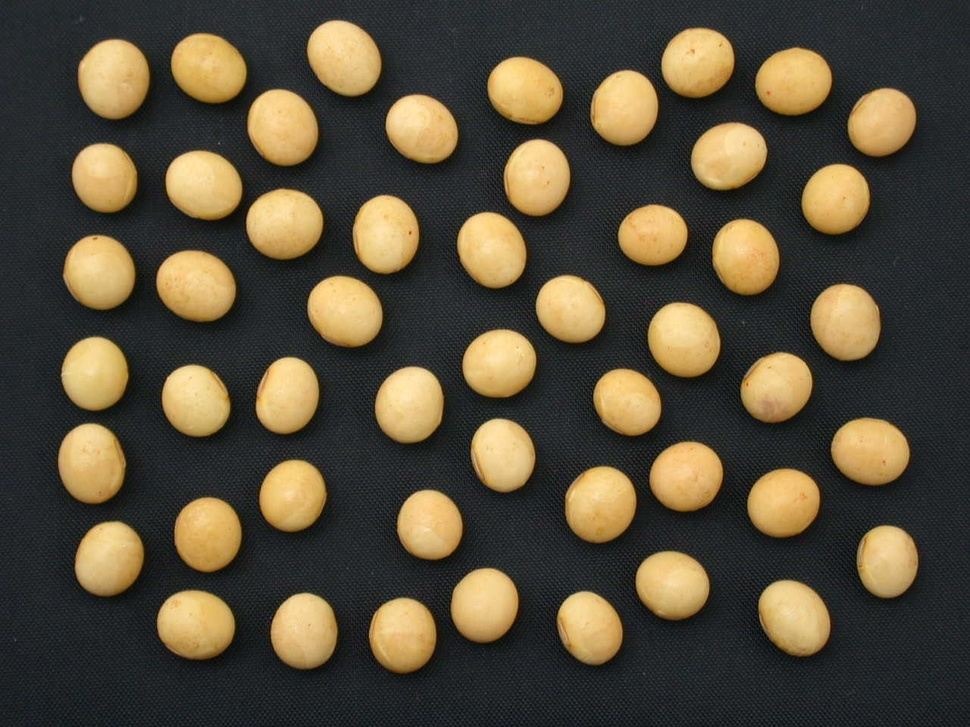
#> input picture data/imgs/AL83.JPG, 970 x 727 px, shrunk from 1280 x 960 before the run; its folder holds only this picture in this run
$ python imgs2edges.py
#> lines starting #> are read from the running program, lines starting #| are printed output that depends on the picture; after the words box and inside, x2 and y2 are one past the last pixel; in counts of white or black regions, pixels touching at a corner belong together
import cv2
import matplotlib.pyplot as plt
import numpy as np
import os
from PIL import Image
import sys
from webcolors import name_to_rgb

#**********************************************************
# METHOD PARAMETERS
thresh1 = 150
thresh2 = 300
# PRINT PARAMETERS
color_name = 'magenta'
color_code = tuple(name_to_rgb(color_name))
thickness = 4
#**********************************************************

imgs_dir = os.path.join('..', 'data', 'imgs')
edges_dir = os.path.join('..', 'data', 'edges')
if not os.path.exists(edges_dir):
    os.makedirs(edges_dir)
overlays_dir = os.path.join('..', 'data', 'edges_overlayed')
if not os.path.exists(overlays_dir):
    os.makedirs(overlays_dir)

names = [fname.split('.')[0] for fname in os.listdir(imgs_dir) if fname.endswith('.JPG')]

for name in names:

    print(f'Computing the edges of the image {name}...')

    img_bgr = cv2.imread(os.path.join(imgs_dir, name + '.JPG'))
#> img_bgr is the input picture: shape (727, 970, 3); mean B, G, R 58.1, 77.3, 86.4
    img = cv2.cvtColor(img_bgr, cv2.COLOR_BGR2RGB)
    edges_r = cv2.Canny(img[:,:,0], thresh1, thresh2)
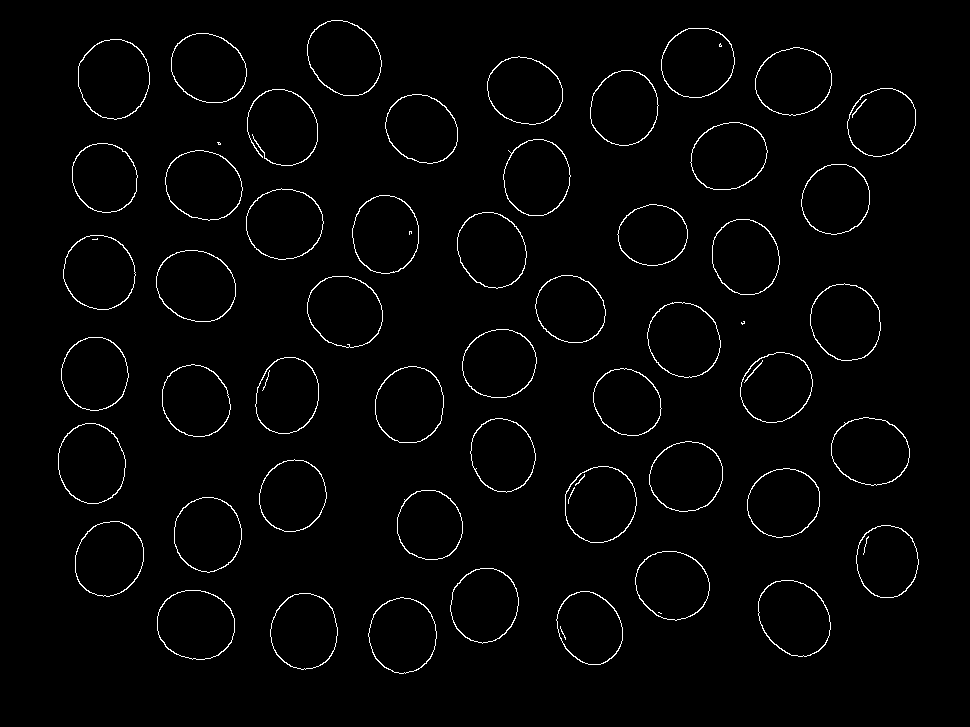
#> edges_r: shape (727, 970); 1.9% white in thin lines or dots, all inside (x1, y1, x2, y2) = (58, 20, 919, 674)
    edges_g = cv2.Canny(img[:,:,1], thresh1, thresh2)
    edges_b = cv2.Canny(img[:,:,2], thresh1, thresh2)
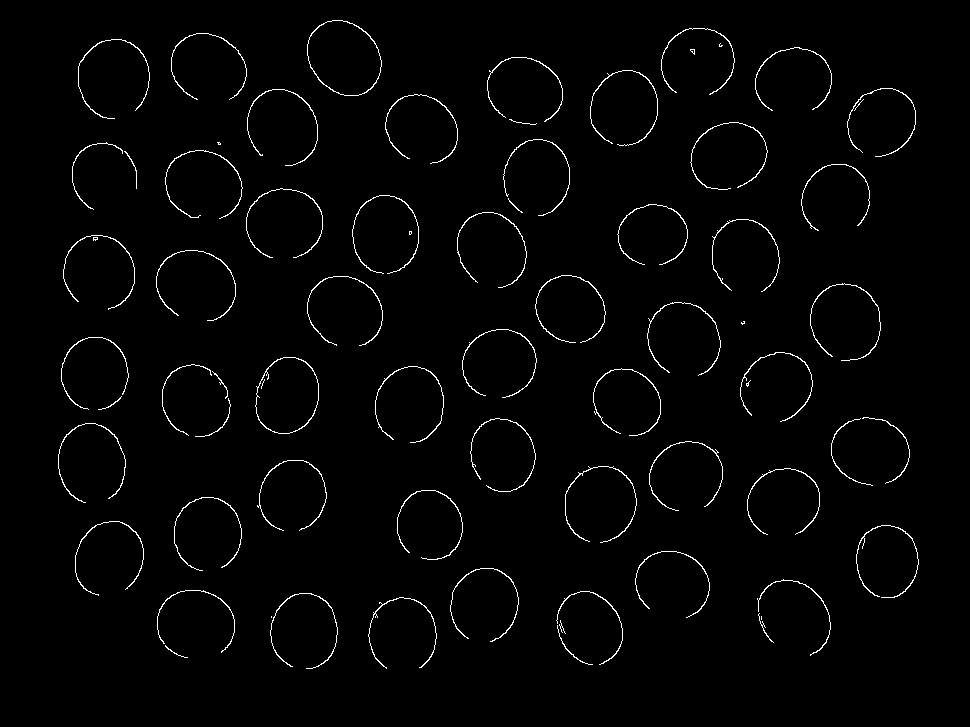
#> edges_b: shape (727, 970); 1.8% white in thin lines or dots, all inside (x1, y1, x2, y2) = (58, 20, 919, 669)
    edges = cv2.bitwise_or(edges_r, edges_g)
    edges = cv2.bitwise_or(edges, edges_b)
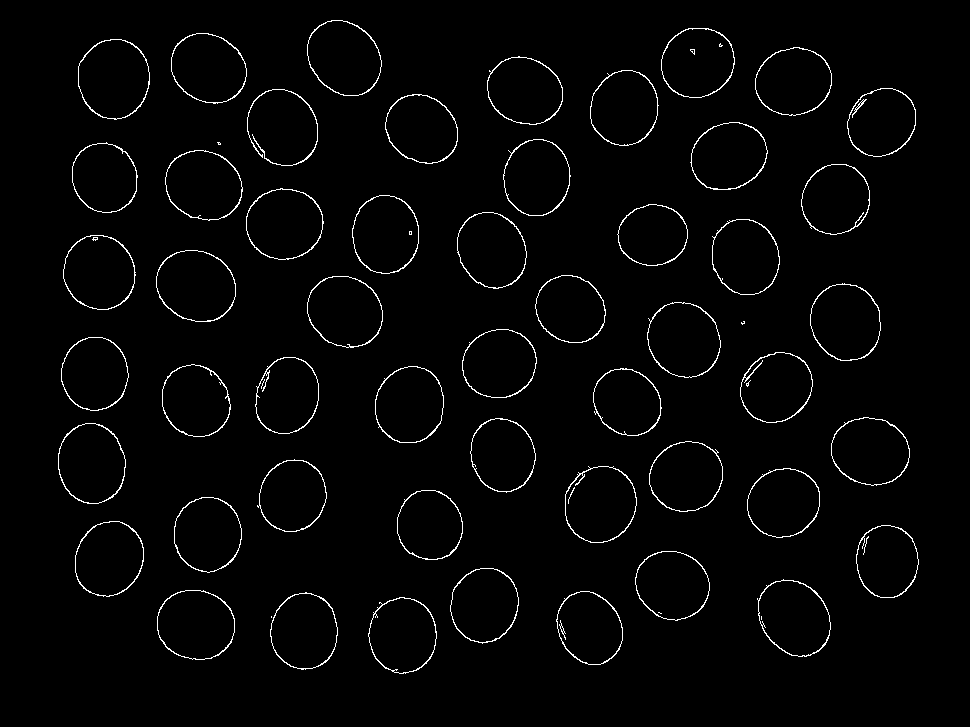
#> edges: shape (727, 970); 2.1% white in thin lines or dots, all inside (x1, y1, x2, y2) = (58, 20, 919, 674)

    pil_edges = Image.fromarray(edges, 'L')
    pil_edges.save(os.path.join(edges_dir, name + '.png'))

    locs, _ = cv2.findContours(edges, cv2.RETR_EXTERNAL, cv2.CHAIN_APPROX_SIMPLE)
#> locs = 54 contours, 3 with area under 20; largest, box (x1, y1, x2, y2) and area: (78, 39, 150, 120) 4490, (156, 250, 236, 322) 4448, (565, 466, 637, 543) 4298, (157, 590, 235, 660) 4282, (307, 20, 382, 96) 4282
    overlay = img.copy()
    cv2.drawContours(overlay, locs, -1, color_code, thickness=thickness)
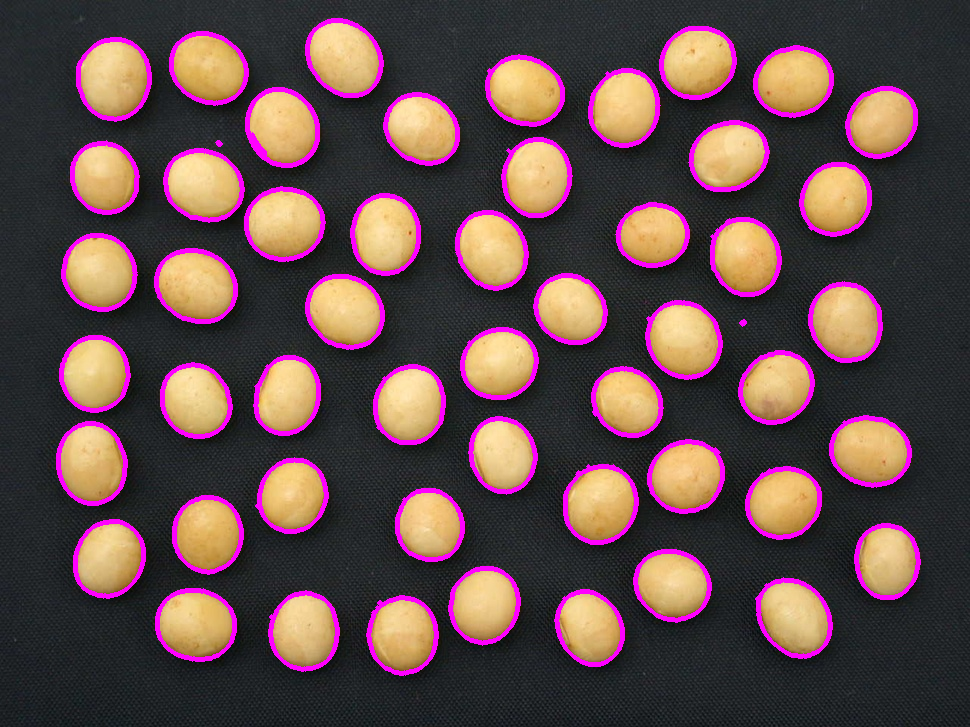
#> overlay: shape (727, 970, 3); mean R, G, B 97.7, 71.2, 73.6

    pil_overlay = Image.fromarray(overlay, 'RGB')
    pil_overlay.save(os.path.join(overlays_dir, name + '.png'))

print('Done!')

$ run again, on data/imgs/CD206.JPG
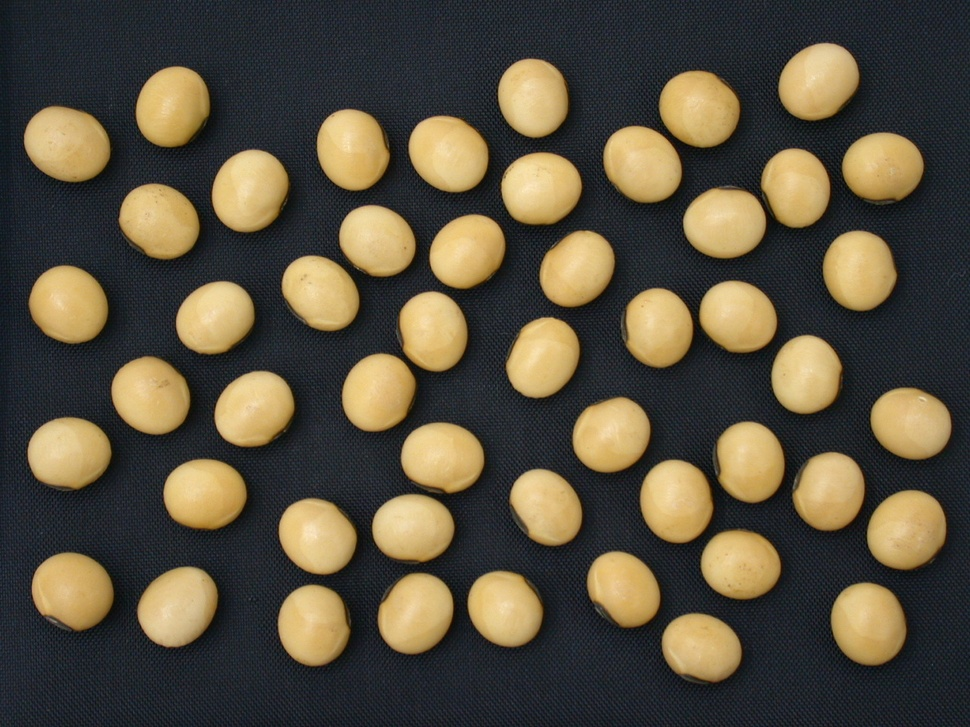
#> input picture data/imgs/CD206.JPG, 970 x 727 px, shrunk from 1280 x 960 before the run
#> img_bgr is the input picture: shape (727, 970, 3); mean B, G, R 62.3, 79.8, 87.7
#> `edges_r = cv2.Canny(img[:,:,0], thresh1, thresh2)`:
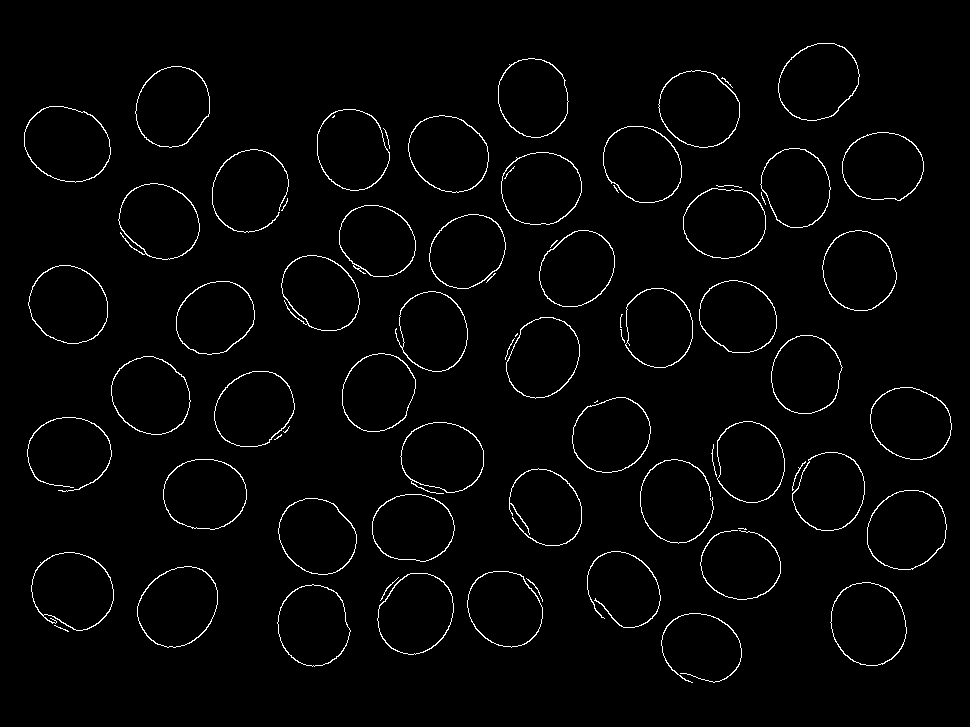
#> edges_r: shape (727, 970); 2.1% white in thin lines or dots, all inside (x1, y1, x2, y2) = (24, 43, 952, 683)
#> edges_b: shape (727, 970); 1.9% white in thin lines or dots, all inside (x1, y1, x2, y2) = (24, 43, 952, 682)
#> locs = 64 contours, 14 with area under 20; largest, box (x1, y1, x2, y2) and area: (24, 106, 111, 183) 5076, (137, 566, 218, 648) 4934, (830, 582, 907, 666) 4926, (867, 490, 947, 570) 4922, (31, 552, 114, 631) 4918
#> `cv2.drawContours(overlay, locs, -1, color_code, thickness=thickness)`:
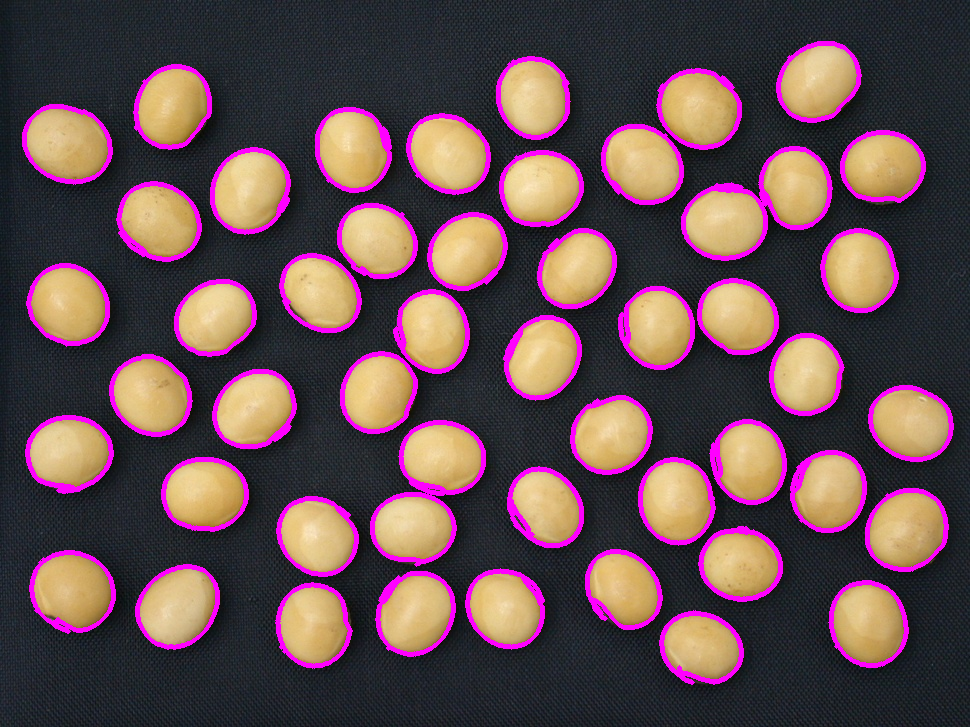
#> overlay: shape (727, 970, 3); mean R, G, B 100.7, 73.4, 79.3

$ run again, on data/imgs/MSOY8000RR.JPG
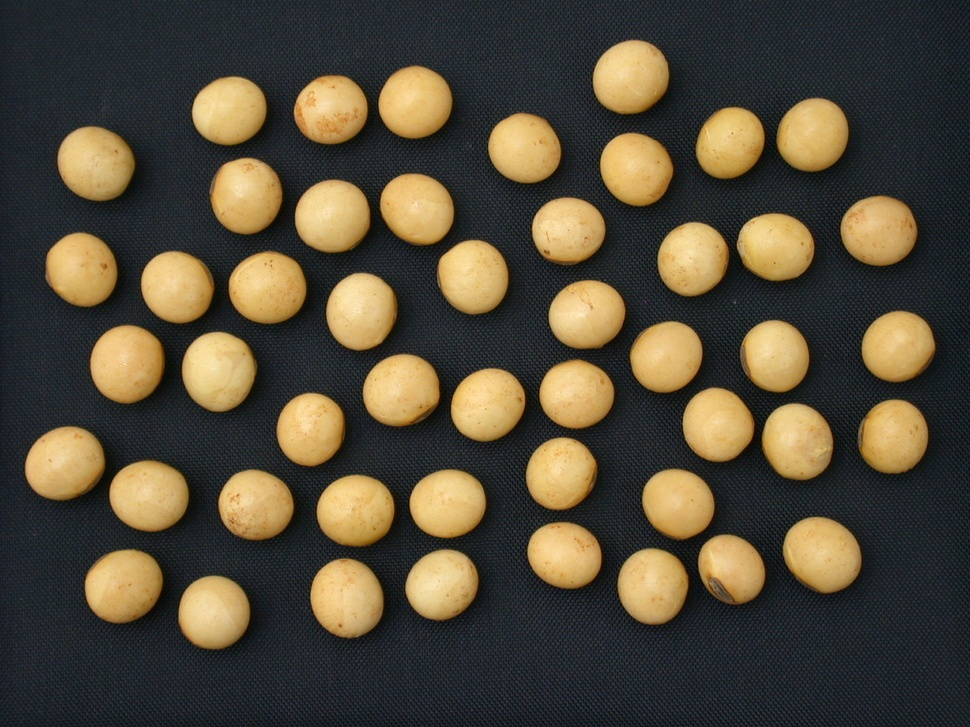
#> input picture data/imgs/MSOY8000RR.JPG, 970 x 727 px, shrunk from 1280 x 960 before the run
#> img_bgr is the input picture: shape (727, 970, 3); mean B, G, R 57.1, 74.6, 82.8
#> `edges_r = cv2.Canny(img[:,:,0], thresh1, thresh2)`:
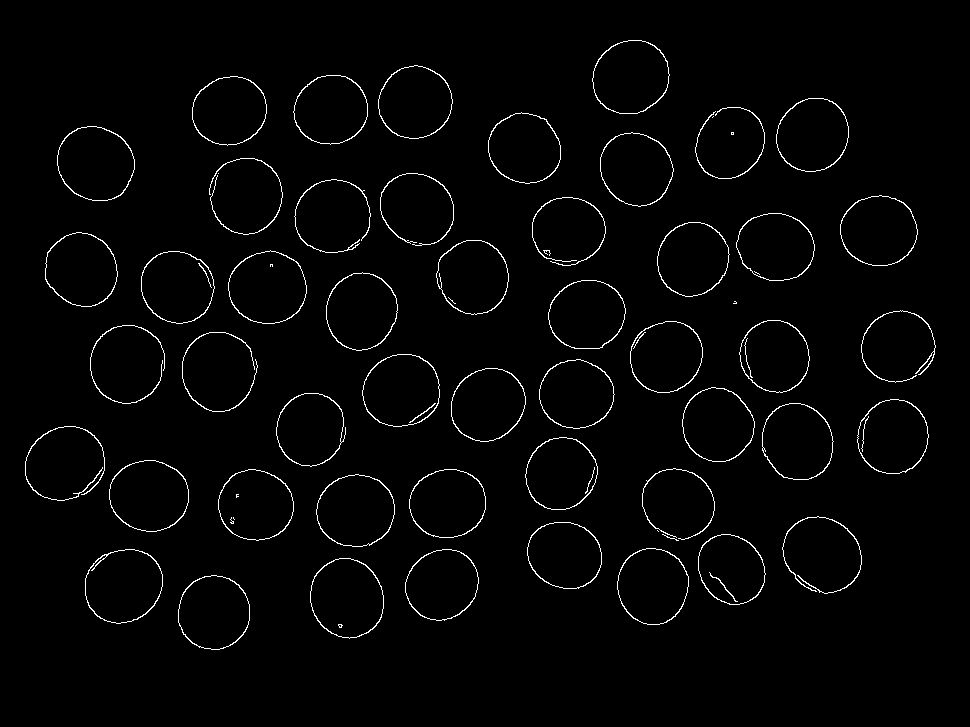
#> edges_r: shape (727, 970); 2% white in thin lines or dots, all inside (x1, y1, x2, y2) = (25, 40, 936, 650)
#> edges_g: shape (727, 970); 2% white in thin lines or dots, all inside (x1, y1, x2, y2) = (25, 40, 935, 650)
#> edges_b: shape (727, 970); 1.6% white in thin lines or dots, all inside (x1, y1, x2, y2) = (25, 40, 935, 645)
#> locs = 53 contours, 4 with area under 20; largest, box (x1, y1, x2, y2) and area: (182, 332, 258, 412) 4574, (310, 558, 384, 639) 4567, (782, 516, 862, 594) 4534, (85, 548, 163, 624) 4514, (57, 126, 135, 201) 4483
#> `cv2.drawContours(overlay, locs, -1, color_code, thickness=thickness)`:
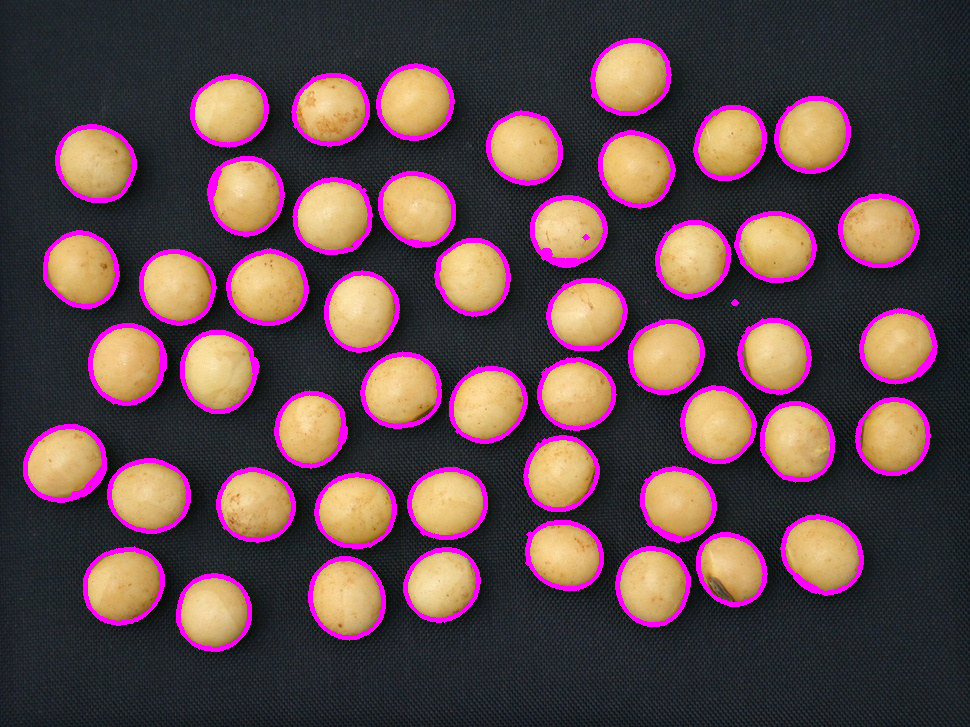
#> overlay: shape (727, 970, 3); mean R, G, B 94.6, 69, 73
